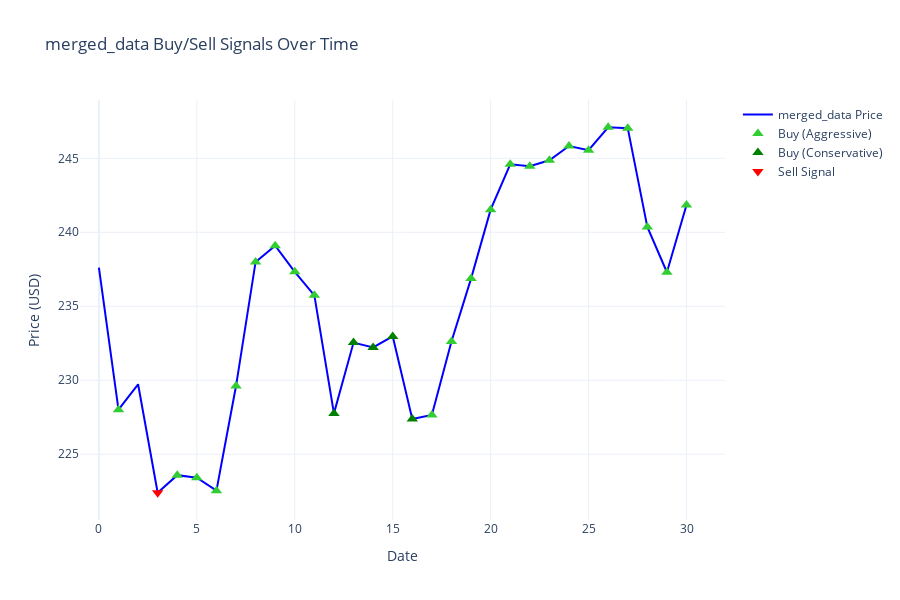

This figure's notebook cell:
### Code cell
import plotly.graph_objects as go

fig = go.Figure()

# Plot merged_data closing price
fig.add_trace(go.Scatter(
    x=merged_data.index, 
    y=merged_data['Close_AAPL'], 
    mode='lines', 
    name='merged_data Price', 
    line=dict(color='blue')
))

# Aggressive buys
fig.add_trace(go.Scatter(
    x=merged_data[(merged_data['Buy_Signal']) & (merged_data['Entry_Type'] == 'aggressive')].index,
    y=merged_data[(merged_data['Buy_Signal']) & (merged_data['Entry_Type'] == 'aggressive')]['Close_AAPL'],
    mode='markers',
    name='Buy (Aggressive)',
    marker=dict(symbol='triangle-up', color='limegreen', size=10)
))

# Conservative buys
fig.add_trace(go.Scatter(
    x=merged_data[(merged_data['Buy_Signal']) & (merged_data['Entry_Type'] == 'conservative')].index,
    y=merged_data[(merged_data['Buy_Signal']) & (merged_data['Entry_Type'] == 'conservative')]['Close_AAPL'],
    mode='markers',
    name='Buy (Conservative)',
    marker=dict(symbol='triangle-up', color='green', size=10)
))

# Sells
fig.add_trace(go.Scatter(
    x=merged_data[merged_data['Sell_Signal']].index,
    y=merged_data[merged_data['Sell_Signal']]['Close_AAPL'],
    mode='markers',
    name='Sell Signal',
    marker=dict(symbol='triangle-down', color='red', size=10)
))

fig.update_layout(
    title='merged_data Buy/Sell Signals Over Time',
    xaxis_title='Date',
    yaxis_title='Price (USD)',
    template='plotly_white',
    height=600
)

fig.show()

### Figure 1 — Plotly figure (JSON) as saved in the notebook; plotly's stock layout.template omitted (floating-point values rounded to 4 significant figures)
{"data": [{"line": {"color": "blue"}, "mode": "lines", "name": "merged_data Price", "type": "scatter", "x": [0, 1, 2, 3, 4, 5, 6, 7, 8, 9, 10, 11, 12, 13, 14, 15, 16, 17, 18, 19, 20, 21, 22, 23, 24, 25, 26, 27, 28, 29, 30], "y": [237.6, 228.0, 229.7, 222.4, 223.6, 223.4, 222.5, 229.6, 238.0, 239.1, 237.3, 235.7, 227.8, 232.5, 232.2, 233.0, 227.4, 227.6, 232.6, 236.9, 241.5, 244.6, 244.5, 244.9, 245.8, 245.6, 247.1, 247.0, 240.4, 237.3, 241.8]}, {"marker": {"color": "limegreen", "size": 10, "symbol": "triangle-up"}, "mode": "markers", "name": "Buy (Aggressive)", "type": "scatter", "x": [1, 4, 5, 6, 7, 8, 9, 10, 11, 17, 18, 19, 20, 21, 22, 23, 24, 25, 26, 27, 28, 29, 30], "y": [228.0, 223.6, 223.4, 222.5, 229.6, 238.0, 239.1, 237.3, 235.7, 227.6, 232.6, 236.9, 241.5, 244.6, 244.5, 244.9, 245.8, 245.6, 247.1, 247.0, 240.4, 237.3, 241.8]}, {"marker": {"color": "green", "size": 10, "symbol": "triangle-up"}, "mode": "markers", "name": "Buy (Conservative)", "type": "scatter", "x": [12, 13, 14, 15, 16], "y": [227.8, 232.5, 232.2, 233.0, 227.4]}, {"marker": {"color": "red", "size": 10, "symbol": "triangle-down"}, "mode": "markers", "name": "Sell Signal", "type": "scatter", "x": [3], "y": [222.4]}], "layout": {"height": 600, "title": {"text": "merged_data Buy/Sell Signals Over Time"}, "xaxis": {"title": {"text": "Date"}}, "yaxis": {"title": {"text": "Price (USD)"}}}}
